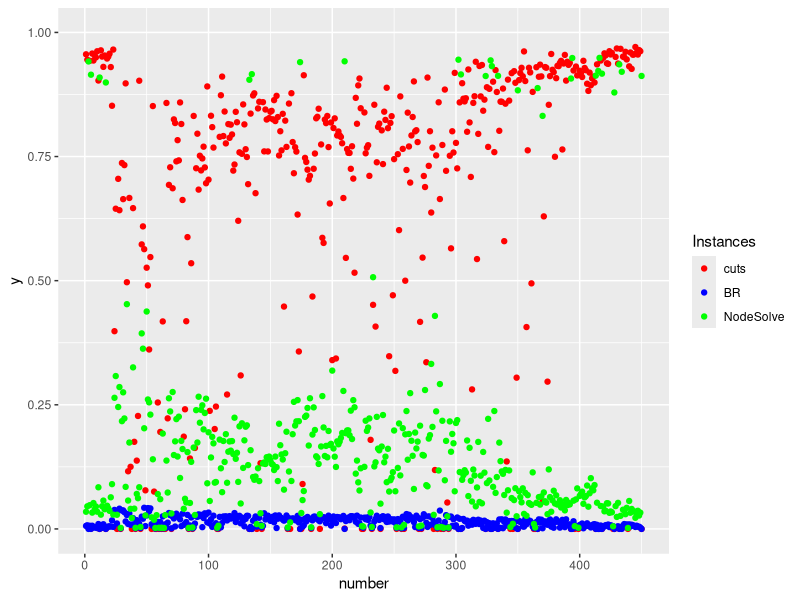
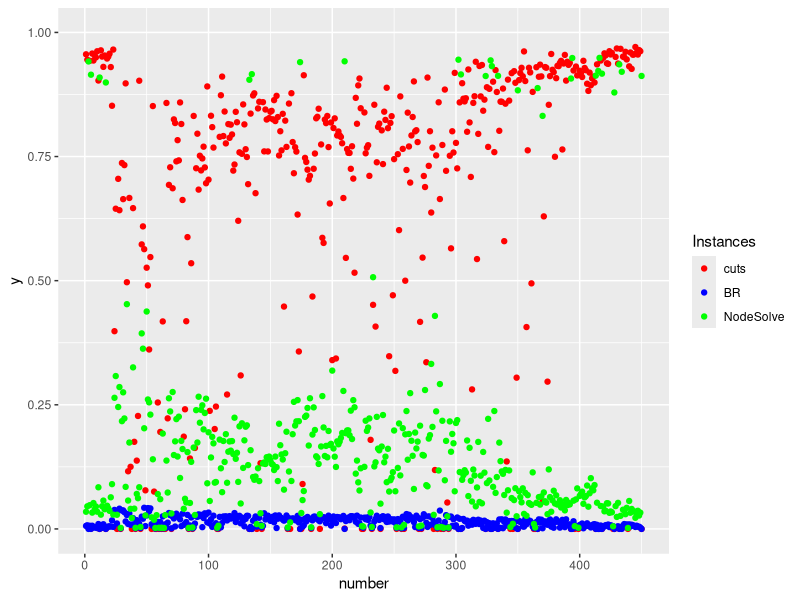

Here is the R script that generated these plots, in order:
library(ggplot2)
library(stringr)

subTimes <- read.csv2(file="subTimes.csv", sep = ",", dec = ".")

# compute mean of proportion of time spent in cutDerivation/BRComputation/NodeSolve wrt total time
cutProportions <- subTimes[,"totalCutDerivationTime"]/subTimes[,"X.computation.time."]
BRProportions <- subTimes[,"totalBest"]/subTimes[,"X.computation.time."]
NodeProportions <- subTimes[,"totalNode"]/subTimes[,"X.computation.time."]
print(paste("mean proportion of time spent in derivation of cuts: ", sum(cutProportions)/length(cutProportions)))
print(paste("mean proportion of time spent in computation of BR: ", sum(BRProportions)/length(BRProportions)))
print(paste("mean proportion of time spent in computation of node: ", sum(NodeProportions)/length(NodeProportions)))

# plot proportion of time spent per instance
proportions <- data.frame(y = c(cutProportions, BRProportions, NodeProportions), number = 1:length(cutProportions), Instances = factor(c(rep(0,length(cutProportions)), rep(1, length(BRProportions)), rep(2, length(NodeProportions))), 0:2, labels = list("cuts","BR","NodeSolve")))
ggplot(proportions, aes(x=number,col=Instances,linetype=Instances,y=y)) +
  coord_cartesian(xlim = c(1,length(cutProportions)), ylim = c(0,1), expand = TRUE) +
  scale_y_continuous() +
  scale_color_manual(values = c("cuts" = "red", "BR" = "blue", "NodeSolve" = "green")) +
  geom_point()
ggsave("Proportion of time spent in cuts-BR-nodeSolve.pdf", width = 4, height = 3.4)

# compute mean of proportion of time spent in different steps of cut derivation (specific to intersection cuts) wrt cut derivation time
rayBuilding <- subTimes[subTimes$totalCutDerivationTime > 0.0,"rayBuildingTime"]/subTimes[subTimes$totalCutDerivationTime > 0.0,"totalCutDerivationTime"]
NEFreeSet <- subTimes[subTimes$totalCutDerivationTime > 0.0,"NEFreeSet"]/subTimes[subTimes$totalCutDerivationTime > 0.0,"totalCutDerivationTime"]
FinalStepIC <- subTimes[subTimes$totalCutDerivationTime > 0.0,"FinalStepIC"]/subTimes[subTimes$totalCutDerivationTime > 0.0,"totalCutDerivationTime"]
print(paste("number of instances with cuts derived out of ", length(cutProportions), " is ", length(rayBuilding)))
print(paste("mean proportion of time spent in ray building among cut derivation time: ", sum(rayBuilding)/length(rayBuilding)))
print(paste("mean proportion of time spent in NE-free set building among cut derivation time: ", sum(NEFreeSet)/length(rayBuilding)))
print(paste("mean proportion of time spent in computing alpha and cut formula among cut derivation time: ", sum(FinalStepIC)/length(rayBuilding)))
